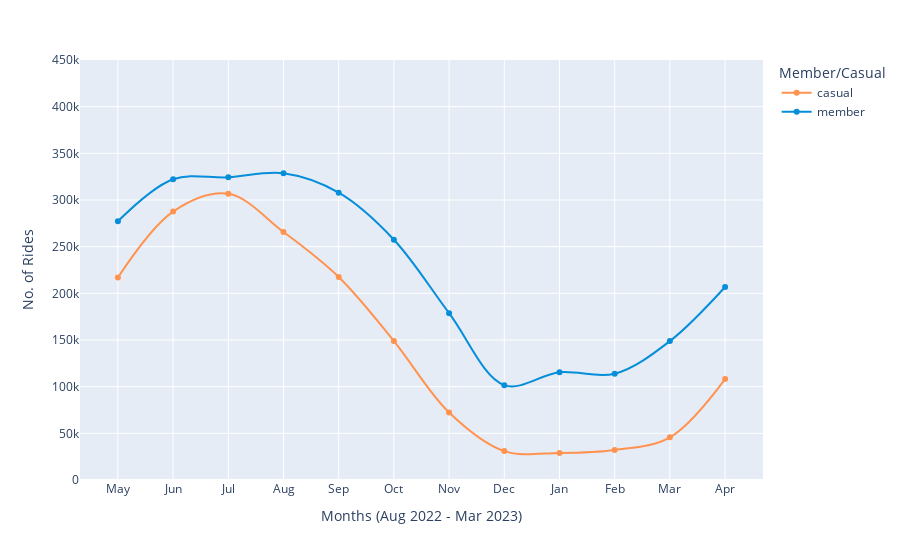

The notebook cell this image was saved under:
### Code cell
df_pv5 = cyc_data_combined.groupby(['year', 'month', 'member_casual'], as_index=False).count()
df_pv5 = df_pv5[df_pv5['ride_id'] != 0]

fig_3 = px.line(df_pv5, x = 'month', y = 'ride_id', range_y = [0,450000],
        color = 'member_casual', 
        line_shape = 'spline',
        markers=True, 
        labels = {'ride_id': 'No. of Rides', 'month': 'Months (Aug 2022 - Mar 2023)', 'member_casual': 'Member/Casual'},
        hover_name = 'member_casual', hover_data = {'member_casual': False, 'month': True, 'year':True, 'ride_id': True}, 
        color_discrete_map = {'casual': '#FF934F', 'member': '#058ED9'})
fig_3

### Figure 1 — Plotly figure (JSON) as saved in the notebook; plotly's stock layout.template omitted (floating-point values rounded to 4 significant figures)
{"data": [{"customdata": [["casual", "2022"], ["casual", "2022"], ["casual", "2022"], ["casual", "2022"], ["casual", "2022"], ["casual", "2022"], ["casual", "2022"], ["casual", "2022"], ["casual", "2023"], ["casual", "2023"], ["casual", "2023"], ["casual", "2023"]], "hovertemplate": "<b>%{hovertext}</b><br><br>Months (Aug 2022 - Mar 2023)=%{x}<br>No. of Rides=%{y}<br>year=%{customdata[1]}<extra></extra>", "hovertext": ["casual", "casual", "casual", "casual", "casual", "casual", "casual", "casual", "casual", "casual", "casual", "casual"], "legendgroup": "casual", "line": {"color": "#FF934F", "dash": "solid", "shape": "spline"}, "marker": {"symbol": "circle"}, "mode": "lines+markers", "name": "casual", "orientation": "v", "showlegend": true, "type": "scatter", "x": ["May", "Jun", "Jul", "Aug", "Sep", "Oct", "Nov", "Dec", "Jan", "Feb", "Mar", "Apr"], "xaxis": "x", "y": [216938, 287553, 306612, 265748, 217485, 148865, 72366, 30979, 29021, 32209, 45739, 108163], "yaxis": "y"}, {"customdata": [["member", "2022"], ["member", "2022"], ["member", "2022"], ["member", "2022"], ["member", "2022"], ["member", "2022"], ["member", "2022"], ["member", "2022"], ["member", "2023"], ["member", "2023"], ["member", "2023"], ["member", "2023"]], "hovertemplate": "<b>%{hovertext}</b><br><br>Months (Aug 2022 - Mar 2023)=%{x}<br>No. of Rides=%{y}<br>year=%{customdata[1]}<extra></extra>", "hovertext": ["member", "member", "member", "member", "member", "member", "member", "member", "member", "member", "member", "member"], "legendgroup": "member", "line": {"color": "#058ED9", "dash": "solid", "shape": "spline"}, "marker": {"symbol": "circle"}, "mode": "lines+markers", "name": "member", "orientation": "v", "showlegend": true, "type": "scatter", "x": ["May", "Jun", "Jul", "Aug", "Sep", "Oct", "Nov", "Dec", "Jan", "Feb", "Mar", "Apr"], "xaxis": "x", "y": [277162, 322256, 324307, 328577, 307844, 257460, 178766, 101634, 115445, 113884, 148811, 206758], "yaxis": "y"}], "layout": {"legend": {"title": {"text": "Member/Casual"}, "tracegroupgap": 0}, "margin": {"t": 60}, "xaxis": {"anchor": "y", "domain": [0.0, 1.0], "title": {"text": "Months (Aug 2022 - Mar 2023)"}}, "yaxis": {"anchor": "x", "domain": [0.0, 1.0], "range": [0, 450000], "title": {"text": "No. of Rides"}}}}
